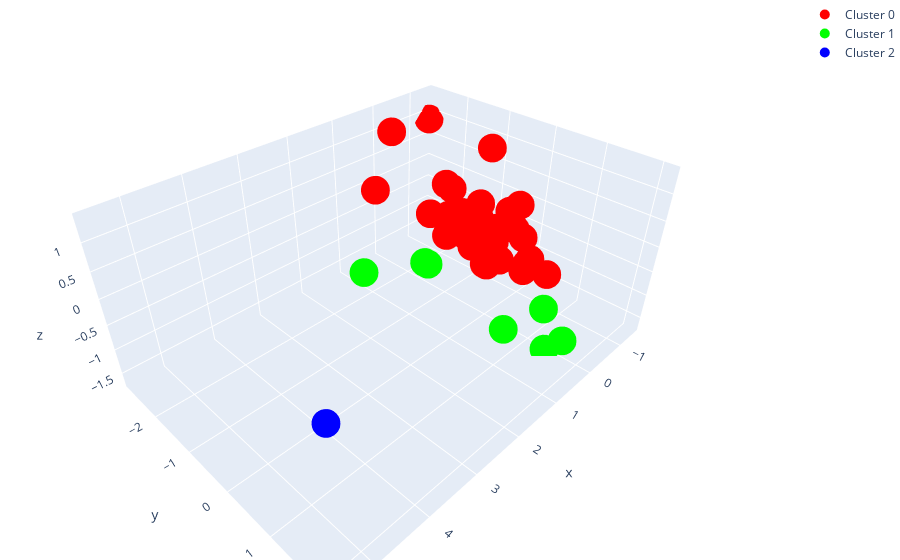

The notebook cell this image was saved under:
### Code cell
# membuat visualisasi 3D untuk setiap klaster
# klaster 1
Cluster0= go.Scatter3d(
        x=df_pca_3[df_pca_3['cluster']==0]['PC1'],
        y=df_pca_3[df_pca_3['cluster']==0]['PC2'],
        z=df_pca_3[df_pca_3['cluster']==0]['PC3'],
        mode="markers",
        marker=dict(
                    size=10,
                    color="rgb(255,0,0)",
        ),
        name="Cluster 0"
)

#klaster 2
Cluster1= go.Scatter3d(
        x=df_pca_3[df_pca_3['cluster']==1]['PC1'],
        y=df_pca_3[df_pca_3['cluster']==1]['PC2'],
        z=df_pca_3[df_pca_3['cluster']==1]['PC3'],
        mode="markers",
        marker=dict(
                    size=10,
                    color="rgb(0,255,0)",
        ),
        name="Cluster 1"
)

# klaster 3
Cluster2= go.Scatter3d(
        x=df_pca_3[df_pca_3['cluster']==2]['PC1'],
        y=df_pca_3[df_pca_3['cluster']==2]['PC2'],
        z=df_pca_3[df_pca_3['cluster']==2]['PC3'],
        mode="markers",
        marker=dict(
                    size=10,
                    color="rgb(0,0,255)",
        ),
        name="Cluster 2"
)


data_plot_km=[Cluster0,Cluster1,Cluster2]

# membuat plot
layout = go.Layout(
    margin=dict(l=0, r=0, b=0, t=0))

fig=go.Figure(data = data_plot_km, layout = layout)
iplot(fig)

### Figure 1 — Plotly figure (JSON) as saved in the notebook; plotly's stock layout.template omitted (floating-point values rounded to 4 significant figures)
{"data": [{"marker": {"color": "rgb(255,0,0)", "size": 10}, "mode": "markers", "name": "Cluster 0", "type": "scatter3d", "x": [0.08106, -0.1853, -0.4271, -0.7029, 0.1303, -0.7419, -0.4942, 0.01897, 1.585, -0.3631, -0.09428, -0.6659, 0.3686, -0.8305, 0.03124, -0.09978, -5.727e-05, -0.9804, -0.4236, -0.4574, 0.5793, 0.866, 0.1154, -0.2155, 0.2803, -0.7628, -0.5568, 0.4453, 0.1572, -0.5777, -0.1884, -0.9468, -1.385], "y": [-0.01172, -0.3582, -0.481, -0.01377, -0.3829, 0.005199, -0.03012, -0.3225, -1.257, -0.1901, 0.01417, 0.1993, -0.7076, 0.2993, -0.6762, -1.186, 0.2015, 0.1527, -0.6535, -0.6514, -0.5504, -0.6874, -0.03378, -0.4701, -0.3627, 0.222, -0.3397, -2.03, -0.3063, -0.5892, -1.116, 0.6265, -2.807], "z": [-0.645, -0.4171, -0.3518, -0.232, -0.1488, 0.2552, 0.2177, -0.3461, 0.9445, -0.1415, -0.5451, -0.309, 0.2086, -0.8037, 0.1435, 0.4696, -0.4776, -1.038, -0.1491, 0.1381, -0.04431, 0.447, -0.6123, 0.007122, -0.09166, -1.06, -0.584, 1.379, -0.3474, 1.206, 0.3715, -1.04, 0.8743]}, {"marker": {"color": "rgb(0,255,0)", "size": 10}, "mode": "markers", "name": "Cluster 1", "type": "scatter3d", "x": [0.1418, 1.505, -0.0208, 2.938, 0.6288, 1.623, -0.5152], "y": [1.423, -0.1325, 1.647, -0.08505, 0.8622, -0.1003, 0.9178], "z": [-1.696, -0.006058, -1.472, 0.5527, -1.295, 0.09979, -1.451]}, {"marker": {"color": "rgb(0,0,255)", "size": 10}, "mode": "markers", "name": "Cluster 2", "type": "scatter3d", "x": [5.48], "y": [2.118], "z": [1.047]}], "layout": {"margin": {"b": 0, "l": 0, "r": 0, "t": 0}}}
